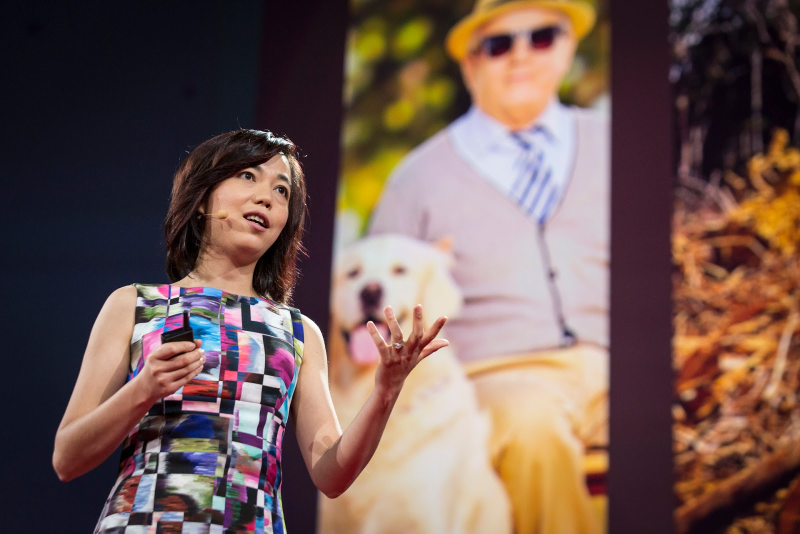
#> input picture images/Fei-Fei.jpg, 1600 x 1067 px (shown at 1/2 size)
$ jupyter execute --allow-errors Image_Analysis_CSS.ipynb   (older library calls are emulated)
#> lines starting #> are read from the running program, lines starting #| are printed output that depends on the picture
### facepp.py
# -*- coding: utf-8 -*-

"""a simple facepp sdk
example:
api = API(key, secret)
api.detect(img = File('/tmp/test.jpg'))"""

__all__ = ['File', 'APIError', 'API']


DEBUG_LEVEL = 1

import sys
import socket
import urllib2
import json
import os.path
import itertools
import mimetools
import mimetypes
import time
import tempfile
from collections import Iterable


class File(object):

    """an object representing a local file"""
    path = None
    content = None

    def __init__(self, path):
        self.path = path
        self._get_content()

    def _get_content(self):
        """read image content"""

        if os.path.getsize(self.path) > 2 * 1024 * 1024:
            raise APIError(-1, None, 'image file size too large')
        else:
            with open(self.path, 'rb') as f:
                self.content = f.read()

    def get_filename(self):
        return os.path.basename(self.path)


class APIError(Exception):
    code = None
    """HTTP status code"""

    url = None
    """request URL"""

    body = None
    """server response body; or detailed error information"""

    # [4 lines left out: function __init__, not called in this run]

    def __str__(self):
        return 'code={s.code}\nurl={s.url}\n{s.body}'.format(s=self)

    __repr__ = __str__


class API(object):
    key = None
    secret = None
    server = 'https://api-us.faceplusplus.com/facepp/v3/'

    decode_result = True
    timeout = None
    max_retries = None
    retry_delay = None

    def __init__(self, key, secret, srv=None,
                 decode_result=True, timeout=30, max_retries=10,
                 retry_delay=5):
        """:param srv: The API server address
        :param decode_result: whether to json_decode the result
        :param timeout: HTTP request timeout in seconds
        :param max_retries: maximal number of retries after catching URL error
            or socket error
        :param retry_delay: time to sleep before retrying"""
        self.key = key
        self.secret = secret
        if srv:
            self.server = srv
        self.decode_result = decode_result
        assert timeout >= 0 or timeout is None
        assert max_retries >= 0
        self.timeout = timeout
        self.max_retries = max_retries
        self.retry_delay = retry_delay

        _setup_apiobj(self, self, [])

    # [4 lines left out: function update_request, not called in this run]


def _setup_apiobj(self, api, path):
    if self is not api:
        self._api = api
        self._urlbase = api.server + '/'.join(path)

    lvl = len(path)
    done = set()
    for i in _APIS:
        if len(i) <= lvl:
            continue
        cur = i[lvl]
        if i[:lvl] == path and cur not in done:
            done.add(cur)
            setattr(self, cur, _APIProxy(api, i[:lvl + 1]))


class _APIProxy(object):
    _api = None
    """underlying :class:`API` object"""

    _urlbase = None

    def __init__(self, api, path):
        _setup_apiobj(self, api, path)

    def __call__(self, *args, **kargs):
        if len(args):
            raise TypeError('Only keyword arguments are allowed')
        form = _MultiPartForm()
        for (k, v) in kargs.iteritems():
            if isinstance(v, File):
                form.add_file(k, v.get_filename(), v.content)

        url = self._urlbase
        for k, v in self._mkarg(kargs).iteritems():
            form.add_field(k, v)

        request = urllib2.Request(url)
        body = str(form)
        request.add_header('Content-type', form.get_content_type())
        request.add_header('Content-length', str(len(body)))
        request.add_data(body)

        self._api.update_request(request)

        retry = self._api.max_retries
        while True:
            retry -= 1
            try:
                ret = urllib2.urlopen(request, timeout=self._api.timeout).read()
                break
            except urllib2.HTTPError as e:
                raise APIError(e.code, url, e.read())
            except (socket.error, urllib2.URLError) as e:
                if retry < 0:
                    raise e
                _print_debug('caught error: {}; retrying'.format(e))
                time.sleep(self._api.retry_delay)

        if self._api.decode_result:
            try:
                ret = json.loads(ret)
            except:
                raise APIError(-1, url, 'json decode error, value={0!r}'.format(ret))
        return ret

    # [20 lines left out: function _mkarg, not called in this run]


# ref: http://www.doughellmann.com/PyMOTW/urllib2/
class _MultiPartForm(object):

    """Accumulate the data to be used when posting a form."""

    def __init__(self):
        self.form_fields = []
        self.files = []
        self.boundary = mimetools.choose_boundary()
        return

    def get_content_type(self):
        return 'multipart/form-data; boundary=%s' % self.boundary

    # [46 lines left out: functions add_field, add_file, __str__, not called in this run]


def _print_debug(msg):
    if DEBUG_LEVEL:
        sys.stderr.write(str(msg) + '\n')

_APIS = [
    '/detect',
    '/compare',
    '/search',
    '/faceset/create',
    '/faceset/addface',
    '/faceset/removeface',
    '/faceset/update',
    '/faceset/getdetail',
    '/faceset/delete',
    '/faceset/getfacesets',
    '/face/analyze',
    '/face/getdetail',
    '/face/setuserid'
]

_APIS = [i.split('/')[1:] for i in _APIS]

### classify_image_tensorflow.py
# Copyright 2015 The TensorFlow Authors. All Rights Reserved.
#
# Licensed under the Apache License, Version 2.0 (the "License");
# you may not use this file except in compliance with the License.
# You may obtain a copy of the License at
#
#     http://www.apache.org/licenses/LICENSE-2.0
#
# Unless required by applicable law or agreed to in writing, software
# distributed under the License is distributed on an "AS IS" BASIS,
# WITHOUT WARRANTIES OR CONDITIONS OF ANY KIND, either express or implied.
# See the License for the specific language governing permissions and
# limitations under the License.
# ==============================================================================

"""Simple image classification with Inception.

Run image classification with Inception trained on ImageNet 2012 Challenge data
set.

This program creates a graph from a saved GraphDef protocol buffer,
and runs inference on an input JPEG image. It outputs human readable
strings of the top 5 predictions along with their probabilities.

Change the --image_file argument to any jpg image to compute a
classification of that image.

Please see the tutorial and website for a detailed description of how
to use this script to perform image recognition.

https://tensorflow.org/tutorials/image_recognition/
"""

from __future__ import absolute_import
from __future__ import division
from __future__ import print_function

import argparse
import os.path
import re
import sys
import tarfile

import numpy as np
from six.moves import urllib
import tensorflow as tf
import os
os.environ['TF_CPP_MIN_LOG_LEVEL'] = '3'
tf.logging.set_verbosity(tf.logging.ERROR)

model_dir='models/'
num_top_predictions=5

# pylint: disable=line-too-long
DATA_URL = 'http://download.tensorflow.org/models/image/imagenet/inception-2015-12-05.tgz'
# pylint: enable=line-too-long


class NodeLookup(object):
  """Converts integer node ID's to human readable labels."""

  # [70 lines left out: functions __init__, load, id_to_string, create_graph, not called in this run]


def run_inference_on_image(image):
  """Runs inference on an image.

  Args:
    image: Image file name.

  Returns:
    Nothing
  """
  if not tf.gfile.Exists(image):
    tf.logging.fatal('File does not exist %s', image)
  image_data = tf.gfile.FastGFile(image, 'rb').read()

  # Creates graph from saved GraphDef.
  create_graph()

  with tf.Session() as sess:
    # Some useful tensors:
    # 'softmax:0': A tensor containing the normalized prediction across
    #   1000 labels.
    # 'pool_3:0': A tensor containing the next-to-last layer containing 2048
    #   float description of the image.
    # 'DecodeJpeg/contents:0': A tensor containing a string providing JPEG
    #   encoding of the image.
    # Runs the softmax tensor by feeding the image_data as input to the graph.
    softmax_tensor = sess.graph.get_tensor_by_name('softmax:0')
    predictions = sess.run(softmax_tensor,
                           {'DecodeJpeg/contents:0': image_data})
    predictions = np.squeeze(predictions)

    # Creates node ID --> English string lookup.
    node_lookup = NodeLookup()

    top_k = predictions.argsort()[-num_top_predictions:][::-1]
    for node_id in top_k:
      human_string = node_lookup.id_to_string(node_id)
      score = predictions[node_id]
      print('%s (score = %.5f)' % (human_string, score))


def maybe_download_and_extract():
  """Download and extract model tar file."""
  dest_directory = 'models/'
  if not os.path.exists(dest_directory):
    os.makedirs(dest_directory)
  filename = DATA_URL.split('/')[-1]
  filepath = os.path.join(dest_directory, filename)
  if not os.path.exists(filepath):
    # [4 lines left out: function _progress, not called in this run]
    filepath, _ = urllib.request.urlretrieve(DATA_URL, filepath, _progress)
    print()
    statinfo = os.stat(filepath)
    print('Successfully downloaded', filename, statinfo.st_size, 'bytes.')
  tarfile.open(filepath, 'r:gz').extractall(dest_directory)


def classify(image):
  maybe_download_and_extract()
  run_inference_on_image(image)

### Image_Analysis_CSS.ipynb
# Computer Vision Quick and Dirty - CSS Summer School :)
## This notebook contains a set of quick scripts to extract interpretable image features.
#### Features include color distribution, sharpness, faces, and objects.

It is *almost* plug-and-play, you will just have to create a couple of API keys, install a few libraries, and you are done. Just take this code and put it in a loop over all your images to extract features for your whole dataset.

##### Requirements
* OPENCV: pip install opencv-python==3.3.0.10 (You should be able to use 4, too)
* Tensorflow: pip install tensorflow==1.14.0 ( I have 1.12 but this should work too)
* Google Vision API: pip install google-cloud-vision
* Numpy/Math/Matplotlib (probably you have them already)
* All files/scripts in this folder
##### API keys
* Face++: https://console.faceplusplus.com It's free ;D
* Google Vision API: create credentials from https://console.cloud.google.com/apis/credentials->create credentials-->service account keys, then save the resulting file into credentials/vision_api.json

[cell 1]
'''
importing the libraries
'''
#general
import os
import math
import json

#for matrix computations and plotting
import cv2
import numpy as np
from matplotlib import pyplot as plt

#import libraries for google Vision API
from google.cloud import vision

#importing scripts for Face++
from facepp import API
from facepp import File

#you will have to have tensorflow installed to run the code in the file below.
import classify_image_tensorflow as tfclassify

'''
initializing context
'''
#replace this with your API keys for Face++
API_KEY = ''
API_SECRET = ''
api = API(API_KEY, API_SECRET)

#this is the environment variable with the credentials for Google Vision API
os.environ["GOOGLE_APPLICATION_CREDENTIALS"]="credentials/vision_api.json"

[cell 2]
'''
A couple of useful plotting functions - let's skip the details, this is just for us to visulize the images we are dealing with
'''

def plot_image(img):
    img_rgb = cv2.cvtColor(img, cv2.COLOR_BGR2RGB) #transforming to rgb for visualization
    fig = plt.gcf()
    fig.set_size_inches(10.5, 10.5)
    plt.imshow(img_rgb)
    plt.xticks([]), plt.yticks([])  # to hide tick values on X and Y axis
    plt.show()

def plot_hsv(h,s,v):
    fig, (ax1, ax2,ax3) = plt.subplots(1, 3)
    fig.set_size_inches(18.5, 4)

    fig.suptitle('RGB IMAGE')
    ax1.imshow(h,cmap="hsv")
    ax1.set_title('Hue')
    ax2.imshow(s,cmap="gray")
    ax2.set_title('Saturation')
    ax3.imshow(v,cmap="gray")
    ax3.set_title('Brightness')
    plt.show()

## Extracting Colors
###  Goal: extract a color distribution in a human-readable format
Starting point:
OPENCV, the simplest library for image analysis. By default, OpenCV reads the image in the RGB space.

[cell 3]
'''
here we read and plot an image, and try to understand what the image is made of
'''
img = cv2.imread('images/Fei-Fei.jpg')
#> img is the input picture: shape (1067, 1600, 3); mean B, G, R 83.4, 89.9, 113.9
plot_image(img)
img.shape

[cell 4]
'''
the image is 3 dimensional matrix, the first 2 dimensions are width and height, the third is the depth, or color channel.
For color images, the depth is 3, Red, Green, and Blue.
'''
img[:4,:4,:].T

Sampling RGB histograms is not very effective if we want to get interpretable features.
__The HSV Space gives a more interpretable representation.__

The Hue value represent the pure color tone, it's a value from 0 to 360 (180 in OpenCV) where 0 is red, 30 is orange, etc.

[cell 5]
'''
let's have a look at what the hsv space looks like
'''
hsv_img = cv2.cvtColor(img, cv2.COLOR_BGR2HSV) #convert irgbto hsv
#> hsv_img: shape (1067, 1600, 3); mean H, S, V 85.6, 109.9, 119.1
h,s,v = cv2.split(hsv_img) #isolating the 3 channels
plot_hsv(h,s,v)

[cell 6]
'''
What are the dominant colors of an image?
Just count the number of pixels in the hue space belonging to each color.
'''
def extract_color_distribution(h):
    #creating a dictionary of 12 colors sampled from the hue space
    color_names=['Red','Orange','Yellow','Yellow-Green','Green','Aqua',
                 'Cyan','Azure','Blue','Violet','Magenta,','Rose']
    #quantize each pixel from a value in the range (180) to a value between 0 and 11
    h_quant=np.floor(np.divide(h,15))
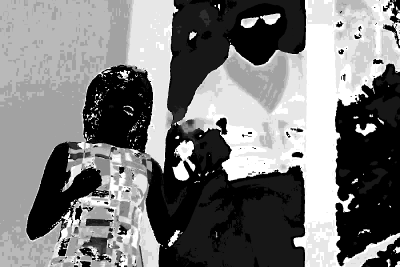
#> h_quant: shape (1067, 1600) float64 (shown at 1/4 size); min 0, max 11, mean 5.27; drawn with min black and max white
    #compute distribution over these 12 values
    color_values=np.histogram(h_quant,12)[0]
#> color_values = [467397, 253931, 12704, 3149, 1660, 4040, 17766, 234027, 186992, 58717, 229816, 237001]
    color_values=color_values/float(h.shape[0]*h.shape[1])
#> color_values = [0.274, 0.149, 0.00744, 0.00184, 0.000972, 0.00237, 0.0104, 0.137, 0.11, 0.0344, 0.135, 0.139]
    #assign a label to each bin of the color distribution
    color_dict={color_names[i]:color_values[i] for i in range(len(color_values))}
#> color_dict = 12 items
    return color_dict

[cell 7]
'''
Extracting color dictionary from the hue channel of the original image
'''
color_dict=extract_color_distribution(h)
#> color_dict = 12 items
color_dict

[cell 8]
'''
Just for fun - changing hue values
'''
h_new=np.add(h,40)
hsv_img_new=hsv_img.copy()
hsv_img_new[:,:,0]=h_new
#> hsv_img_new: shape (1067, 1600, 3); mean H, S, V 125.6, 109.9, 119.1
img_converted= cv2.cvtColor(hsv_img_new, cv2.COLOR_HSV2BGR)
plot_image(img_converted)

[cell 9]
img_holi = cv2.imread('images/holi.jpg')
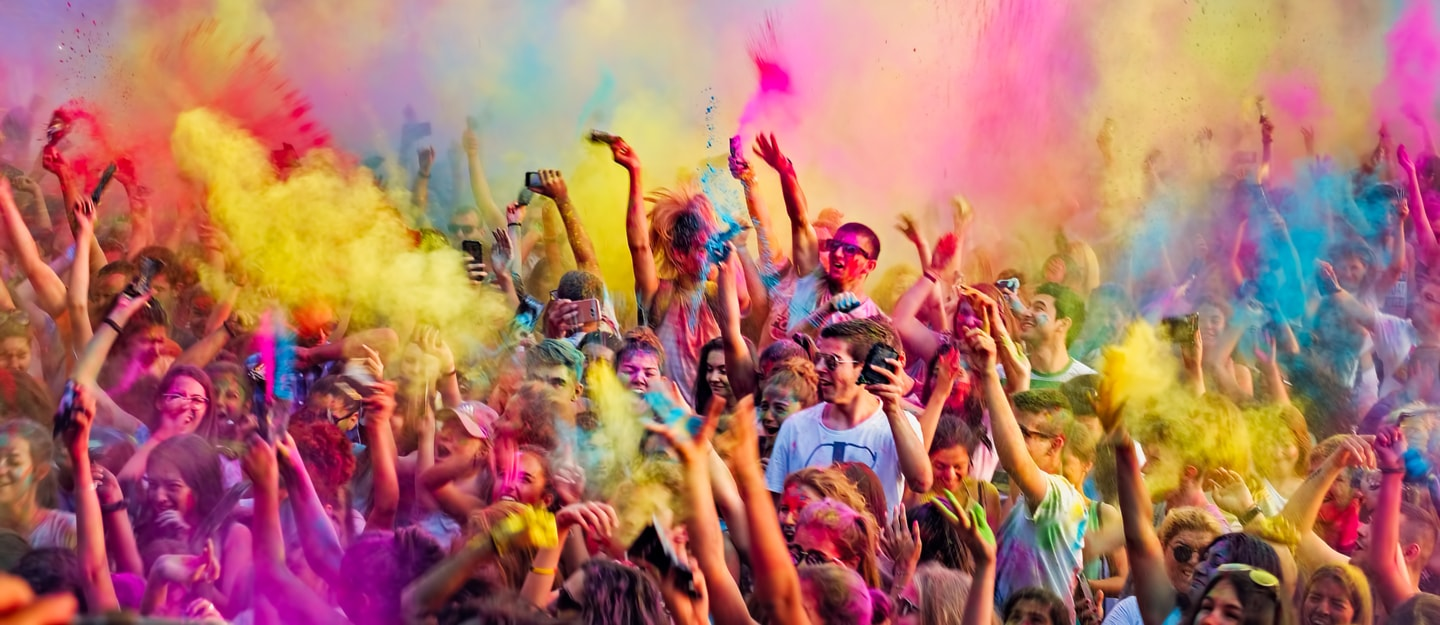
#> input picture images/holi.jpg, 1440 x 625 px
#> img_holi is the input picture: shape (625, 1440, 3); mean B, G, R 104.2, 117, 175
hsv_img_holi = cv2.cvtColor(img_holi, cv2.COLOR_BGR2HSV) #convert it to hsv
#> hsv_img_holi: shape (625, 1440, 3); mean H, S, V 76.3, 136.2, 180
h_holi,s_holi,v_holi = cv2.split(hsv_img_holi)
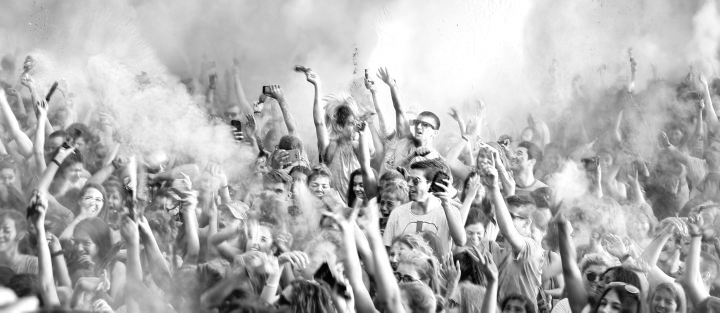
#> v_holi: shape (625, 1440) (shown at 1/2 size); min 0, max 255, mean 180
plot_image(img_holi)

[cell 10]
#brightness is also a good feature to distinguish between different images
[np.mean(v),  np.mean(v_holi)]
#> Out = [119.1, 180]

[cell 11]
[np.mean(s),  np.mean(s_holi)]
#> Out = [109.9, 136.2]

##  Computing Sharpness
#### A good proxy for Image Quality
Sharpness= definition of image edges, clarity of the shapes

[cell 12]
'''
computing image sharpness as the magnitude of the gradient computed through Sobel edge detectors
'''
def compute_sharpness(img):
    img_gray=cv2.cvtColor(img, cv2.COLOR_BGR2GRAY)
    dx = cv2.Sobel(img_gray,cv2.CV_64F,1,0,ksize=5)
    dy = cv2.Sobel(img_gray,cv2.CV_64F,0,1,ksize=5)
    return dx,dy

def plot_sharpness(img,dx,dy):
    plt.clf
    img_rgb=cv2.cvtColor(img, cv2.COLOR_BGR2RGB)
    img_gray=cv2.cvtColor(img, cv2.COLOR_BGR2GRAY)
    dx = cv2.Sobel(img_gray,cv2.CV_64F,1,0,ksize=31)
    dy = cv2.Sobel(img_gray,cv2.CV_64F,0,1,ksize=31)
    fig, (ax1, ax2,ax3) = plt.subplots(1,3)
    fig.set_size_inches(20, 5)
    fig.suptitle('Edge Detection with Sobel Filter')
    ax1.imshow(img_rgb)
    ax1.set_title('Original')
    ax2.imshow(dx,cmap="gray")
    ax2.set_title('Vertical edges')
    ax3.imshow(dy,cmap="gray")
    ax3.set_title("Horizontal edges")
    plt.show()

def sharpness_feature(dx,dy):
    gradient_magnitude=cv2.magnitude(dx,dy)
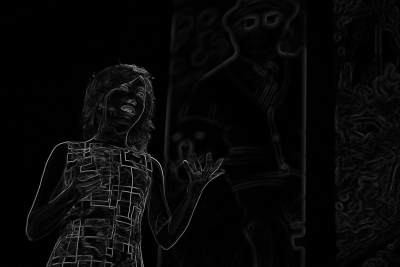
#> gradient_magnitude: shape (1067, 1600) float64 (shown at 1/4 size); min 0, max 10888.5, mean 346.7; drawn with min black and max white
    return np.sum(gradient_magnitude)/float(dx.shape[0]*dx.shape[1])

[cell 13]
#computing sharpness on Fei Fei's image
dx,dy=compute_sharpness(img)
plot_sharpness(img,dx,dy)
sharpness=sharpness_feature(dx,dy)
#> sharpness = 346.7
sharpness
#> Out = 346.7

[cell 14]
'''
Testing that the feature works by looking at the two halves of the image
'''
left_half=img[:,:int(img.shape[1]/float(2)),:]
right_half=img[:,int(img.shape[1]/float(2)):,:]

dxl,dyl=compute_sharpness(left_half)
dxr,dyr=compute_sharpness(right_half)
plt.clf()
fig, (ax1, ax2) = plt.subplots(1,2)
fig.set_size_inches(20, 5)
fig.suptitle('Sharpness feature')
ax1.imshow(cv2.cvtColor(left_half, cv2.COLOR_BGR2RGB))
ax1.set_title('Sharpness: '+str(sharpness_feature(dxl,dyl)))
ax2.imshow(cv2.cvtColor(right_half, cv2.COLOR_BGR2RGB))
ax2.set_title('Sharpness: '+str(sharpness_feature(dxr,dyr)))

plt.show()
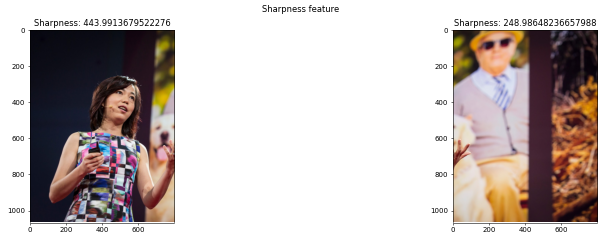
#> figure drawn by matplotlib, 2 panels

## Analyzing Faces
#### Face detection, gender, age, expression classification, and face landmark localization
Why do we care about faces?

There are a number of open source solutions available, based on tensroflow. Here we look at an existing API, Face++, that has been shown to be very accurate to detect certain properties.
Due to the training data, some of the models behind these APIs are more or less accurate depending on the demographics of the faces to be characterized.

Tip: when you do large-scale analysis, always double check face model biases with the gendershades dataset: http://gendershades.org

[cell 15]
'''
Calling Face++ Api. All files and libraries to generate this call as in this repo.
Just make sure you import them, and nothing to worry about.
The face detection function also allows for ethnicity detection. Skipping here for inclusiveness purpose.
Face++ also has more functions beyond classifying faces.
Just check the request URL (for example: https://console.faceplusplus.com/documents/10880589)
and change it in the detect funciton of the faceapp.py file.
'''
#> (the rest of this cell did not finish here and is left out)

#this function returns a dictionary. The "faces" field  is a list of X elements where X is the number of faces detected
len(facedata["faces"])

#> (a cell that did not finish here is left out)

#> (a cell that did not finish here is left out)

## Detecting Objects
#### Everything beyond faces
There are a two ways of doing this. The open source way is to use tensorflow-based models trained on Imagenet: http://www.image-net.org/.
Imagenet is the largest image dataset available, the visual version of imagenet, it spans thousands of categories. Generally it is used by CV researchers as a benchmark for image classifiers. The most popular versions of imagenet-based classifiers are able to distinguish between 1k objects.
The complete list of objects is here: https://gist.github.com/yrevar/942d3a0ac09ec9e5eb3a
This script uses the Inception-v3 Architecture

Tip: this code is using an older version of the inception model, to download the latest one, change the url in the classify_image_tensorflow.py script to: http://download.tensorflow.org/models/image/imagenet/inception-latest.tgz

[cell 18]
'''Just one line of code. This returns the top-5 predictions, i.e. the 5 output neurons and their activation score,
but let's look at the objects for which the model is most confident about.'''
plot_image(img)
tfclassify.classify('images/Fei-Fei.jpg')
#> (the call stopped at in maybe_download_and_extract, `filepath, _ = urllib.request.urlretrieve(DATA_URL, filepath, _progress)`: six is not available in this run)
#> (the call stopped at in run_inference_on_image, `if not tf.gfile.Exists(image):`: tensorflow is not available in this run)

[cell 19]
'''Let's try with another image'''
img_serena=cv2.imread('images/serena.jpg')
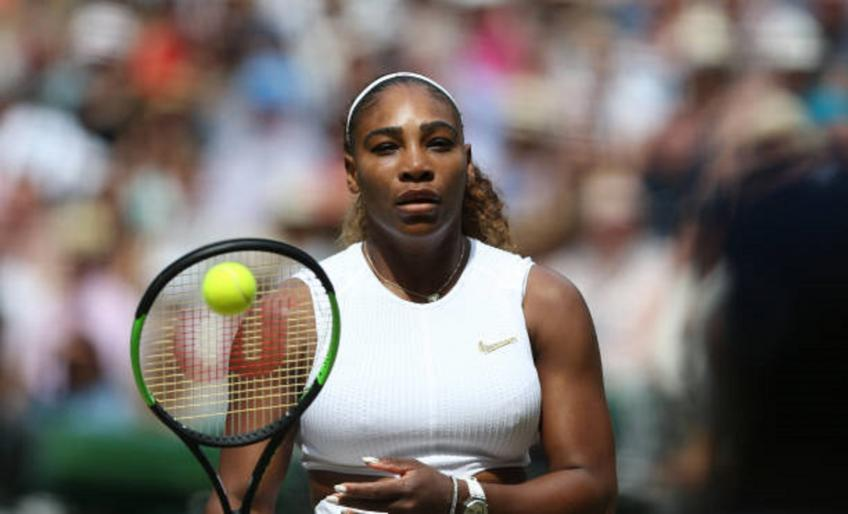
#> input picture images/serena.jpg, 848 x 514 px
#> img_serena is the input picture: shape (514, 848, 3); mean B, G, R 105.9, 110.3, 118.9
plot_image(img_serena)
tfclassify.classify('images/serena.jpg')
#> (the call stopped at in maybe_download_and_extract, `filepath, _ = urllib.request.urlretrieve(DATA_URL, filepath, _progress)`: six is not available in this run)
#> (the call stopped at in run_inference_on_image, `if not tf.gfile.Exists(image):`: tensorflow is not available in this run)
